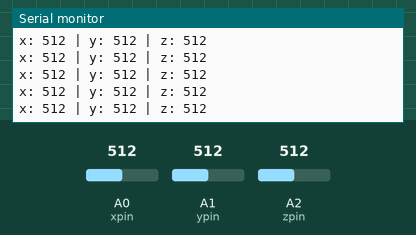
The sketch below on a simulated Arduino Uno, built with avr-gcc and run on an emulated ATmega328P. Shown: the last lines printed to the serial monitor. The test bench sets the inputs (shaded band); at power-on: A2 (zpin) = 512, A0 (xpin) = 512, A1 (ypin) = 512.

Above: at 4.2 s.
4.3 s: A2 (zpin) set to 418
At 4.75 s:
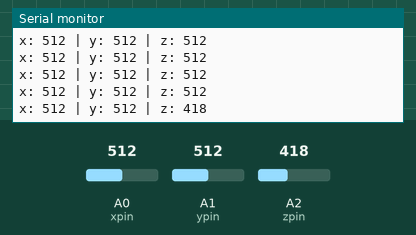
5.8 s: A2 (zpin) set to 386
At 5.96 s:
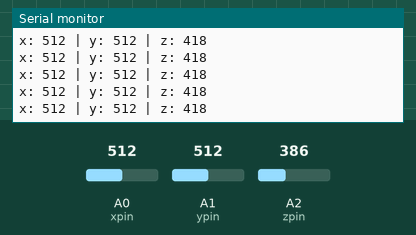
8.8 s: A2 (zpin) set to 110
At 8.85 s:
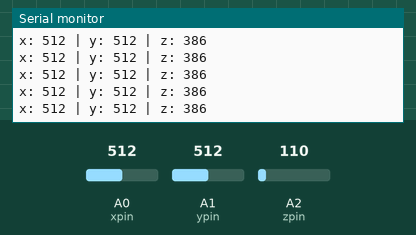
11.8 s: A2 (zpin) set to 89
At 11.89 s:
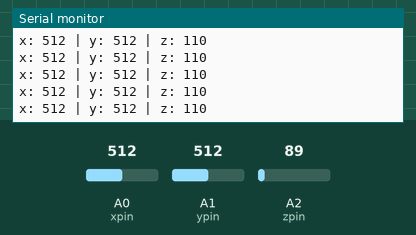
Timing chart, 0 to 14.3 s (numbered marks = the images above; inputs shaded):
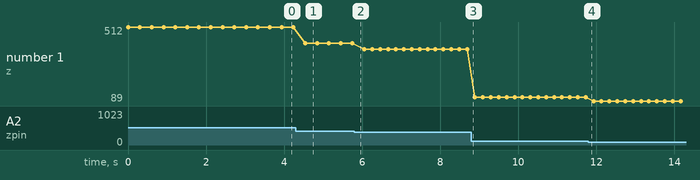

Measured:
- after the input at 4.3 s, the serial monitor: prints a new line after 0.24 s (image 1)
- plotted number 1: 512 → 418 after the input at 4.3 s, 418 → 386 after the input at 5.8 s, 386 → 110 after the input at 8.8 s, 110 → 89 after the input at 11.8 s

The sketch:

acelerometro_rgb.ino
```cpp
int colorRojo = 3;
int colorVerde = 5;
int colorAzul = 6;
int xpin = A0;
int ypin = A1;
int zpin = A2;
int numberOfSensorReads = 6;
void setup() {
  // put your setup code here, to run once:
  Serial.begin(9600);
  pinMode(colorRojo, OUTPUT);
  pinMode(colorVerde, OUTPUT);
  pinMode(colorAzul, OUTPUT);

  pinMode(xpin, INPUT);
  pinMode(ypin, INPUT);
  pinMode(zpin, INPUT);
}
/*void prendeRGB(int _R, int _G, int _B)
{
  analogWrite (colorRojo , _R);

  analogWrite (colorVerde, _G);

  analogWrite (colorAzul, _B);
  //colorRojo = random(256);
  //colorVerde = random(256);
  //colorAzul = random(256);

}*/

void Potenciometro()
{
  int xAccel = 0, yAccel = 0, zAccel = 0;
  for (int i = 0; i < numberOfSensorReads; ++i)
  {
    // It takes 100 us (0.0001 s) to read an analog input
    xAccel += analogRead(xpin);
    yAccel += analogRead(ypin);
    zAccel += analogRead(zpin);
  }

  xAccel /= numberOfSensorReads;
  yAccel /= numberOfSensorReads;
  zAccel /= numberOfSensorReads;

  // print the sensor values:

  Serial.print("x: ");
  Serial.print(xAccel);
  Serial.print(" | y: ");
  Serial.print(yAccel);
  Serial.print(" | z: ");
  Serial.println(zAccel);
  if (xAccel >= 400) {
    analogWrite (colorRojo , 200);

  analogWrite (colorVerde, 0);

  analogWrite (colorAzul, 200);
    //prendeRGB (colorRojo, colorVerde, colorAzul);
    delay (100);
  }
  if (yAccel >= 400) {
    analogWrite (colorRojo , 200);

  analogWrite (colorVerde, 230);

  analogWrite (colorAzul, 0);
   // prendeRGB (colorRojo, colorVerde, colorAzul);
    delay (100);
  }
  if (zAccel >= 400) {
    analogWrite (colorRojo , 0);

  analogWrite (colorVerde, 230);

  analogWrite (colorAzul, 200);
    //prendeRGB (colorRojo, colorVerde, colorAzul);
    delay (100);
  }

}
void loop() {
  // put your main code here, to run repeatedly:


  Potenciometro();
  // Slow down the serial output - Easier to read

}
```
